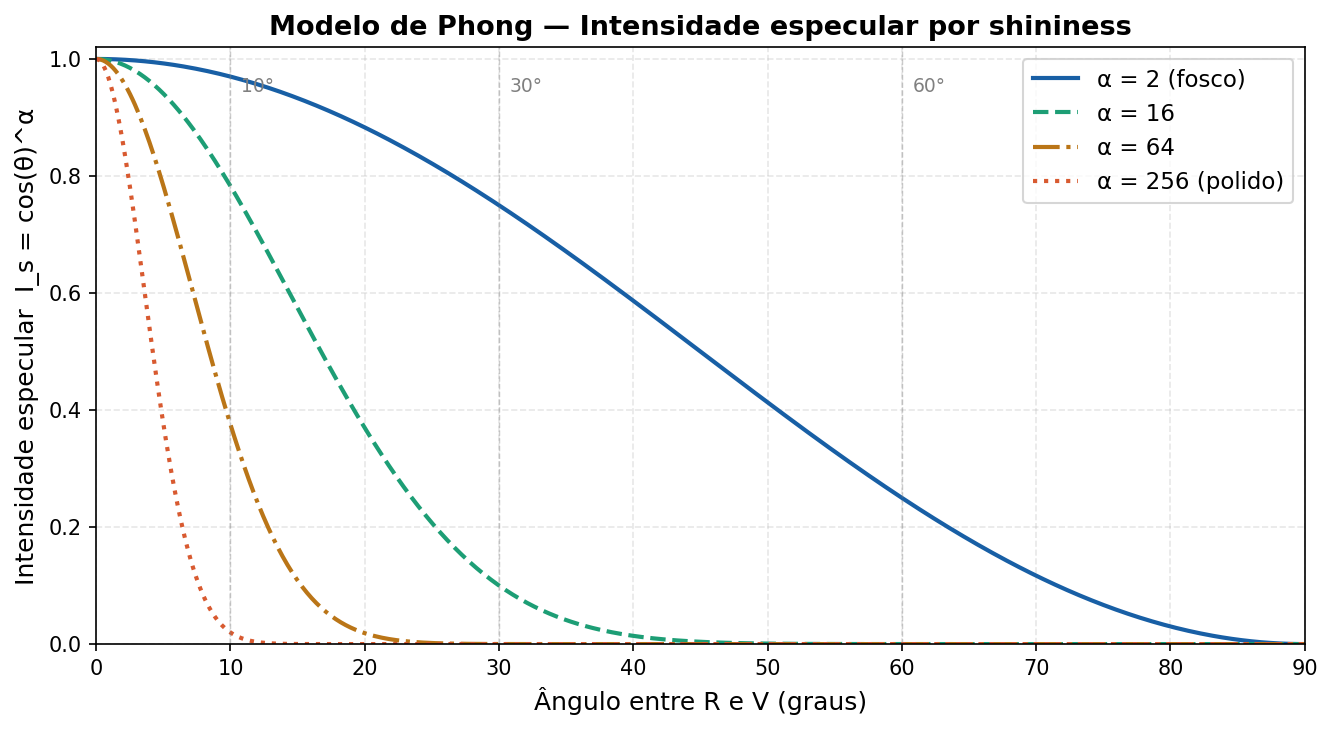

This figure's Python source:
import numpy as np
import matplotlib.pyplot as plt

angulos = np.linspace(0, 90, 500)
radianos = np.radians(angulos)

shininess_values = [2, 16, 64, 256]
cores = ['#185FA5', '#1D9E75', '#BA7517', '#D85A30']
estilos = ['-', '--', '-.', ':']
rotulos = ['α = 2 (fosco)', 'α = 16', 'α = 64', 'α = 256 (polido)']

fig, ax = plt.subplots(figsize=(9, 5))

for alpha, cor, estilo, rotulo in zip(shininess_values, cores, estilos, rotulos):
    intensidade = np.cos(radianos) ** alpha
    ax.plot(angulos, intensidade, color=cor, linestyle=estilo, linewidth=2, label=rotulo)

angulos_dest = [10, 30, 60]
for a in angulos_dest:
    ax.axvline(x=a, color='gray', linewidth=0.7, linestyle='--', alpha=0.4)
    ax.text(a + 0.8, 0.97, f'{a}°', fontsize=9, color='gray', va='top')

ax.set_xlabel('Ângulo entre R e V (graus)', fontsize=12)
ax.set_ylabel('Intensidade especular  I_s = cos(θ)^α', fontsize=12)
ax.set_title('Modelo de Phong — Intensidade especular por shininess', fontsize=13, fontweight='bold')
ax.set_xlim(0, 90)
ax.set_ylim(0, 1.02)
ax.set_xticks(range(0, 91, 10))
ax.legend(fontsize=11, loc='upper right')
ax.grid(True, linestyle='--', alpha=0.3)

fig.tight_layout()
plt.savefig('QuartoAno\\1Semestre\\CompGrafica\\Aulas\\Aula6\\atividade3_phong.png', dpi=150, bbox_inches='tight')
plt.show()

print("Observações:")
for alpha, rotulo in zip(shininess_values, rotulos):
    for grau in [10, 30, 60]:
        val = np.cos(np.radians(grau)) ** alpha
        print(f"  {rotulo:20s} | θ={grau:2d}°  →  I_s = {val:.4f}")
    print()
